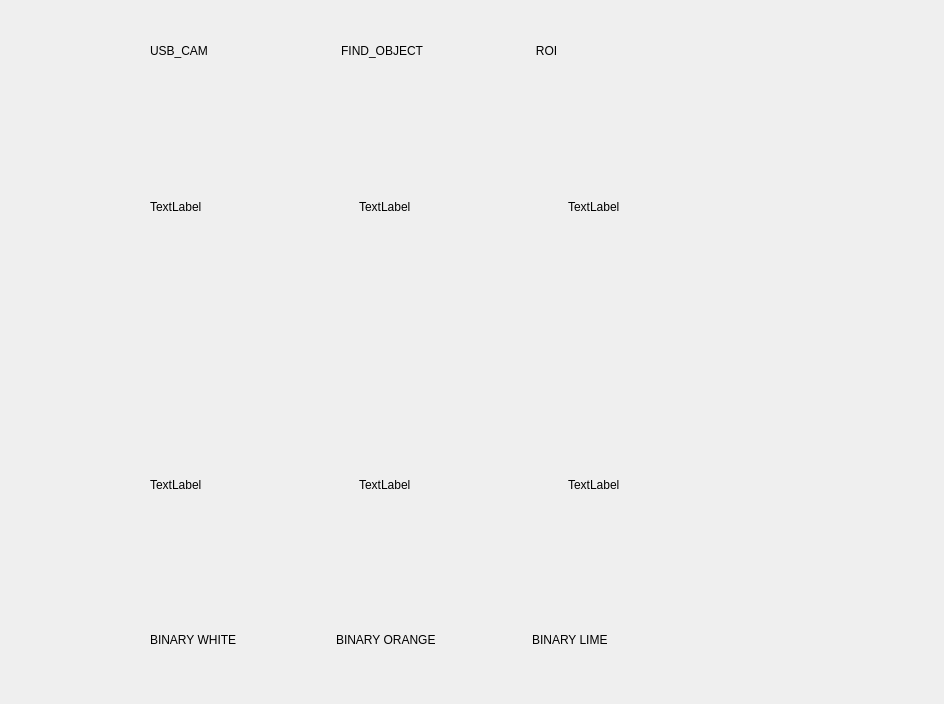
<?xml version="1.0" encoding="UTF-8"?>
<ui version="4.0">
 <class>MainWindowDesign</class>
 <widget class="QMainWindow" name="MainWindowDesign">
  <property name="geometry">
   <rect>
    <x>0</x>
    <y>0</y>
    <width>944</width>
    <height>704</height>
   </rect>
  </property>
  <property name="windowTitle">
   <string>QRosApp</string>
  </property>
  <property name="windowIcon">
   <iconset>
    <normaloff>:/images/icon.png</normaloff>:/images/icon.png</iconset>
  </property>
  <property name="locale">
   <locale language="English" country="Australia"/>
  </property>
  <widget class="QWidget" name="centralwidget">
   <widget class="QWidget" name="gridLayoutWidget">
    <property name="geometry">
     <rect>
      <x>150</x>
      <y>70</y>
      <width>621</width>
      <height>551</height>
     </rect>
    </property>
    <layout class="QGridLayout" name="gridLayout">
     <item row="2" column="2">
      <widget class="QLabel" name="bl">
       <property name="text">
        <string>TextLabel</string>
       </property>
      </widget>
     </item>
     <item row="0" column="2">
      <widget class="QLabel" name="roi">
       <property name="text">
        <string>TextLabel</string>
       </property>
      </widget>
     </item>
     <item row="2" column="1">
      <widget class="QLabel" name="bo">
       <property name="text">
        <string>TextLabel</string>
       </property>
      </widget>
     </item>
     <item row="0" column="0">
      <widget class="QLabel" name="usb_cam">
       <property name="text">
        <string>TextLabel</string>
       </property>
      </widget>
     </item>
     <item row="2" column="0">
      <widget class="QLabel" name="bw">
       <property name="text">
        <string>TextLabel</string>
       </property>
      </widget>
     </item>
     <item row="0" column="1">
      <widget class="QLabel" name="find_object">
       <property name="text">
        <string>TextLabel</string>
       </property>
      </widget>
     </item>
    </layout>
   </widget>
   <widget class="QWidget" name="verticalLayoutWidget">
    <property name="geometry">
     <rect>
      <x>150</x>
      <y>30</y>
      <width>621</width>
      <height>42</height>
     </rect>
    </property>
    <layout class="QVBoxLayout" name="verticalLayout">
     <item>
      <widget class="QLabel" name="label_8">
       <property name="text">
        <string>USB_CAM                                        FIND_OBJECT                                  ROI</string>
       </property>
      </widget>
     </item>
    </layout>
   </widget>
   <widget class="QLabel" name="label_9">
    <property name="geometry">
     <rect>
      <x>150</x>
      <y>620</y>
      <width>619</width>
      <height>40</height>
     </rect>
    </property>
    <property name="text">
     <string>BINARY WHITE                              BINARY ORANGE                             BINARY LIME</string>
    </property>
   </widget>
  </widget>
  <action name="action_Quit">
   <property name="text">
    <string>&amp;Quit</string>
   </property>
   <property name="shortcut">
    <string>Ctrl+Q</string>
   </property>
   <property name="shortcutContext">
    <enum>Qt::ShortcutContext::ApplicationShortcut</enum>
   </property>
  </action>
  <action name="action_Preferences">
   <property name="text">
    <string>&amp;Preferences</string>
   </property>
  </action>
  <action name="actionAbout">
   <property name="text">
    <string>&amp;About</string>
   </property>
  </action>
  <action name="actionAbout_Qt">
   <property name="text">
    <string>About &amp;Qt</string>
   </property>
  </action>
 </widget>
 <resources/>
 <connections>
  <connection>
   <sender>action_Quit</sender>
   <signal>triggered()</signal>
   <receiver>MainWindowDesign</receiver>
   <slot>close()</slot>
   <hints>
    <hint type="sourcelabel">
     <x>-1</x>
     <y>-1</y>
    </hint>
    <hint type="destinationlabel">
     <x>399</x>
     <y>299</y>
    </hint>
   </hints>
  </connection>
 </connections>
</ui>
